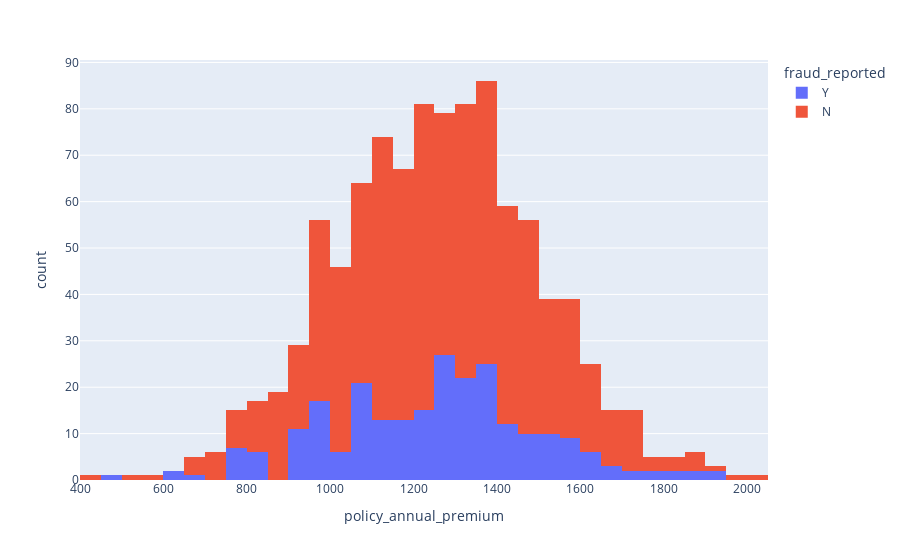

Notebook code cell kept with this figure:
### Code cell
fig = px.histogram(df, x="policy_annual_premium", color='fraud_reported')
fig.show()

### Figure 1 — Plotly figure (JSON) as saved in the notebook; plotly's stock layout.template omitted (floating-point values rounded to 4 significant figures; data arrays with more than 128 entries replaced by an {"elided": "..."} marker saying what was removed)
{"data": [{"alignmentgroup": "True", "bingroup": "x", "hovertemplate": "fraud_reported=Y<br>policy_annual_premium=%{x}<br>count=%{y}<extra></extra>", "legendgroup": "Y", "marker": {"color": "#636efa", "pattern": {"shape": ""}}, "name": "Y", "offsetgroup": "Y", "orientation": "v", "showlegend": true, "type": "histogram", "x": {"elided": "247 float values"}, "xaxis": "x", "yaxis": "y"}, {"alignmentgroup": "True", "bingroup": "x", "hovertemplate": "fraud_reported=N<br>policy_annual_premium=%{x}<br>count=%{y}<extra></extra>", "legendgroup": "N", "marker": {"color": "#EF553B", "pattern": {"shape": ""}}, "name": "N", "offsetgroup": "N", "orientation": "v", "showlegend": true, "type": "histogram", "x": {"elided": "753 float values"}, "xaxis": "x", "yaxis": "y"}], "layout": {"barmode": "relative", "legend": {"title": {"text": "fraud_reported"}, "tracegroupgap": 0}, "margin": {"t": 60}, "xaxis": {"anchor": "y", "domain": [0, 1], "title": {"text": "policy_annual_premium"}}, "yaxis": {"anchor": "x", "domain": [0, 1], "title": {"text": "count"}}}}
